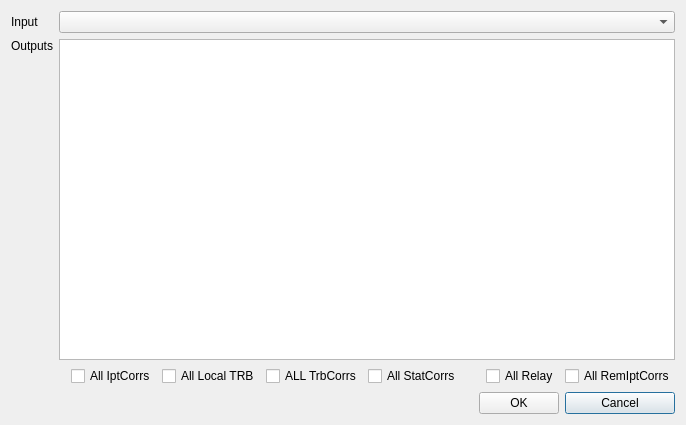
<?xml version="1.0" encoding="UTF-8"?>
<ui version="4.0">
 <class>FLChooseOutputDialog</class>
 <widget class="QDialog" name="FLChooseOutputDialog">
  <property name="geometry">
   <rect>
    <x>0</x>
    <y>0</y>
    <width>631</width>
    <height>425</height>
   </rect>
  </property>
  <property name="windowTitle">
   <string>Choose Output</string>
  </property>
  <layout class="QGridLayout" name="gridLayout">
   <item row="5" column="11">
    <widget class="QPushButton" name="pushButton">
     <property name="text">
      <string>Cancel</string>
     </property>
    </widget>
   </item>
   <item row="5" column="9" colspan="2">
    <widget class="QPushButton" name="pushButton_2">
     <property name="text">
      <string>OK</string>
     </property>
    </widget>
   </item>
   <item row="4" column="5">
    <widget class="QCheckBox" name="checkBox_3">
     <property name="text">
      <string>ALL TrbCorrs</string>
     </property>
    </widget>
   </item>
   <item row="5" column="0" colspan="9">
    <spacer name="horizontalSpacer">
     <property name="orientation">
      <enum>Qt::Horizontal</enum>
     </property>
     <property name="sizeHint" stdset="0">
      <size>
       <width>502</width>
       <height>20</height>
      </size>
     </property>
    </spacer>
   </item>
   <item row="0" column="1" colspan="11">
    <widget class="QComboBox" name="comboBox"/>
   </item>
   <item row="4" column="3">
    <widget class="QCheckBox" name="checkBox">
     <property name="text">
      <string>All IptCorrs</string>
     </property>
    </widget>
   </item>
   <item row="0" column="0">
    <widget class="QLabel" name="label">
     <property name="text">
      <string>Input</string>
     </property>
    </widget>
   </item>
   <item row="4" column="2">
    <spacer name="horizontalSpacer_2">
     <property name="orientation">
      <enum>Qt::Horizontal</enum>
     </property>
     <property name="sizeHint" stdset="0">
      <size>
       <width>40</width>
       <height>20</height>
      </size>
     </property>
    </spacer>
   </item>
   <item row="1" column="1" colspan="11">
    <widget class="QListWidget" name="listWidget"/>
   </item>
   <item row="1" column="0">
    <widget class="QLabel" name="label_2">
     <property name="sizePolicy">
      <sizepolicy hsizetype="Preferred" vsizetype="Preferred">
       <horstretch>0</horstretch>
       <verstretch>0</verstretch>
      </sizepolicy>
     </property>
     <property name="text">
      <string>Outputs</string>
     </property>
     <property name="alignment">
      <set>Qt::AlignLeading|Qt::AlignLeft|Qt::AlignTop</set>
     </property>
    </widget>
   </item>
   <item row="4" column="4">
    <widget class="QCheckBox" name="checkBox_2">
     <property name="text">
      <string>All Local TRB</string>
     </property>
    </widget>
   </item>
   <item row="4" column="6">
    <widget class="QCheckBox" name="checkBox_4">
     <property name="text">
      <string>All StatCorrs</string>
     </property>
    </widget>
   </item>
   <item row="4" column="11">
    <widget class="QCheckBox" name="checkBox_5">
     <property name="text">
      <string>All RemIptCorrs</string>
     </property>
    </widget>
   </item>
   <item row="4" column="10">
    <widget class="QCheckBox" name="checkBox_6">
     <property name="text">
      <string>All Relay</string>
     </property>
    </widget>
   </item>
  </layout>
 </widget>
 <layoutdefault spacing="6" margin="11"/>
 <resources/>
 <connections/>
</ui>
